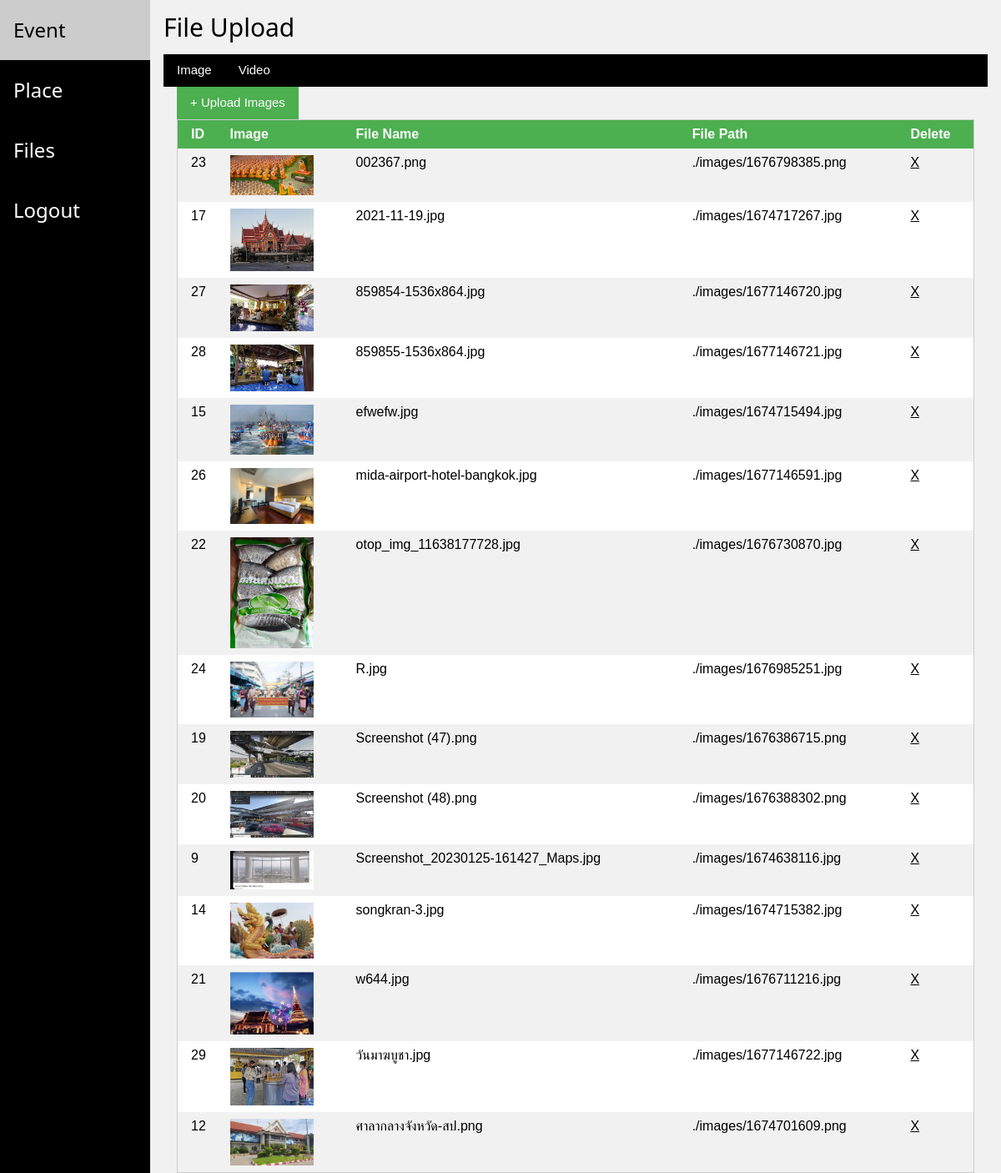
Before: /travel_be/index.php?page=files (signed in) with the older database file.
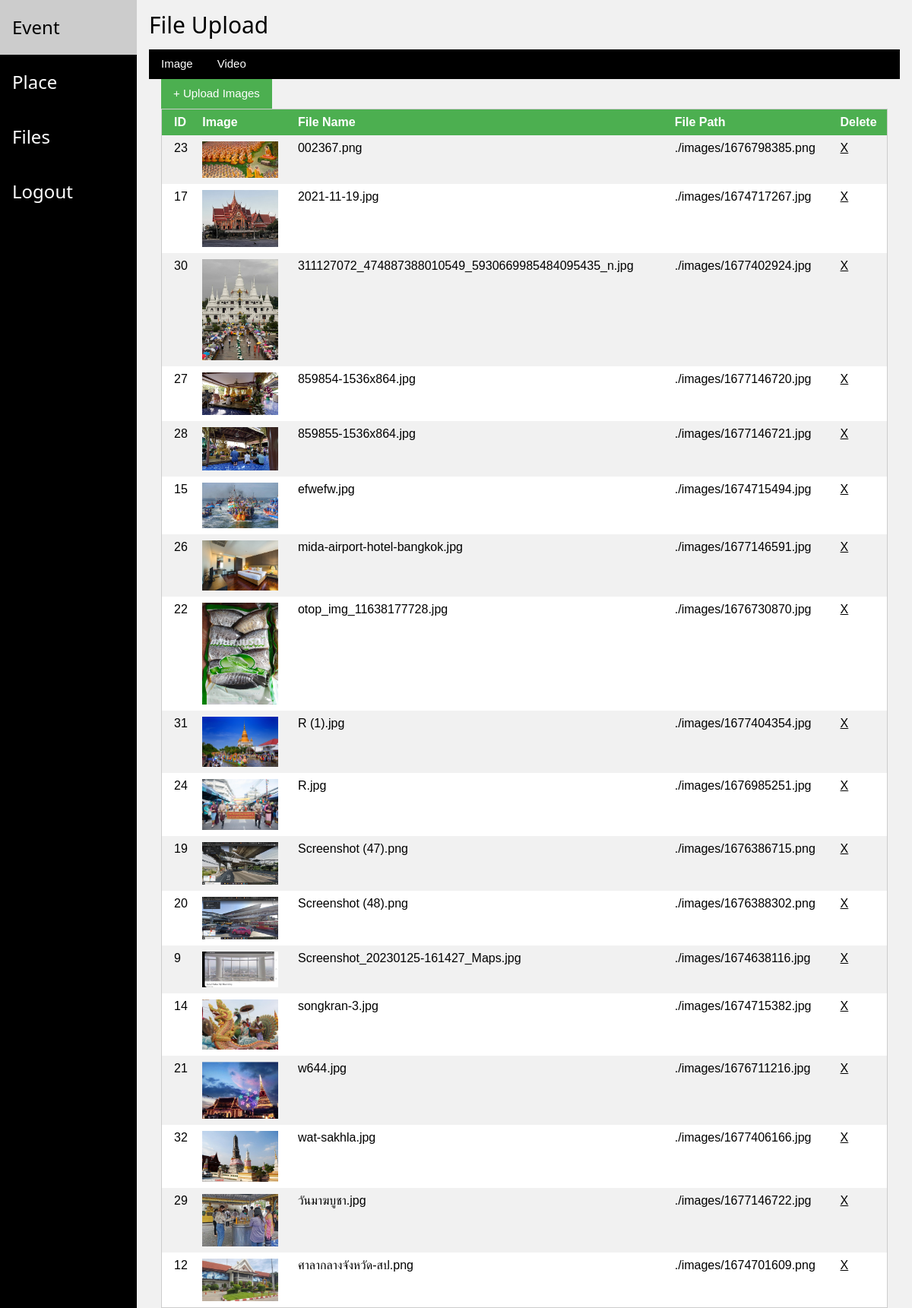
After: the same page with the newer database file.
### tables this page shows
CREATE TABLE `table_file` (
  `file_id` int(10) UNSIGNED NOT NULL,
  `file_name` text NOT NULL,
  `file_path` text NOT NULL,
  `file_uploader` int(11) NOT NULL,
  `file_type` tinytext NOT NULL
);

### travel_be/fileUpload/list_image.php (the view, shortened to what this page needs)
<?php
$stmt2 = $conn->prepare("SELECT * FROM table_file WHERE (? = 1 or file_uploader = ?) AND file_type = 'image' ORDER BY file_name ASC");
$stmt2->bind_param("ss",$user_info["us_superuser"],$user_info["us_id"]);
$stmt2->execute();
$result2 = $stmt2->get_result();
?>
<table class="w3-table w3-striped w3-border w3-white">
	<tr class="w3-green">
		<th> ID </th><th> Image </th><th> File Name </th><th> File Path</th><th> Delete </th>
	</tr>
<?php
if($result2){
	while($row = $result2->fetch_array(MYSQLI_ASSOC)){
		?>
		<tr>
			<td><?=$row["file_id"]?></td>
			<td><img width="100" src="./../travel_fe/images/<?=$row['file_path']?>" onclick="dom_image_review_img.src=this.src; dom_image_review.style.display='block';"></td>
			<td><?=$row["file_name"]?></td>
			<td><?="./images/".$row["file_path"]?></td>
			<td><a href="./index.php?page=DELETE_FILE&delid=<?=$row["file_id"];?>"> X </a></td>
		</tr>
		<?php
	}
}
?>
</table>

### travel_be/index.php (shortened to what this page needs)
<?php
if(isset($_GET["page"])){
	$page_id = $_GET["page"];
}
?>
<html>
	<link rel="stylesheet" href="./css/w3.css">
	<link rel="stylesheet" href="https://cdnjs.cloudflare.com/ajax/libs/font-awesome/4.7.0/css/font-awesome.min.css">
	<body class="w3-light-grey">
		<?php include("./tab/index.php"); ?>
	</body>
</html>

### travel_be/tab/index.php (shortened to what this page needs)
<div class="w3-sidebar w3-bar-block w3-black" style="width: 15%;">
	<a href="index.php?page=event" class="w3-bar-item w3-button"> <h3>Event</h3> </a>
	<a href="index.php?page=place" class="w3-bar-item w3-button"> <h3>Place</h3> </a>
	<a href="index.php?page=files" class="w3-bar-item w3-button"> <h3>Files</h3> </a>
	<a href="logout.php" class="w3-bar-item w3-button"><h3>Logout</h3></a>
</div>
<div style="margin-left:15%;">
<?php
	switch($page_id){
		case "files" : require("./fileUpload/index.php");break;
	}
?>
</div>

### travel_be/fileUpload/index.php (shortened to what this page needs)
<?php
require("./fileUpload/video_upload.php");
$stmt1 = $conn->prepare("SELECT us_id,us_superuser FROM table_user WHERE us_name = ? AND us_pass = ?");
$stmt1->bind_param("ss",...getUserAndPass());
$stmt1->execute();
$result1 = $stmt1->get_result();
$user_info = $result1->fetch_all(MYSQLI_ASSOC)[0];
?>
<div class="w3-container">
	<h2> File Upload </h2>
	<div class="w3-bar w3-black">
		<button onclick="select_image_tab();" class="w3-button w3-bar-item"> Image </button>
		<button onclick="select_video_tab();" class="w3-button w3-bar-item"> Video </button>
	</div>
	<div class="w3-container" id="dom_image_tab">
		<button onclick="dom_imageUpload.style.display='block';" class="w3-button w3-green"> + Upload Images </button>
		<?php
		include("./fileUpload/list_image.php");
		?>
	</div>
</div>

### travel_be/css/w3.css (style rules this page uses)
*,*:before,*:after { box-sizing:inherit }
html { -ms-text-size-adjust:100%;-webkit-text-size-adjust:100% }
body { margin:0 }
a { background-color:transparent }
img { border-style:none }
button,input,select,textarea,optgroup { font:inherit;margin:0 }
button,input { overflow:visible }
button,select { text-transform:none }
button,[type=button],[type=reset],[type=submit] { -webkit-appearance:button }
html,body { font-family:Verdana,sans-serif;font-size:15px;line-height:1.5 }
html { overflow-x:hidden }
h2 { font-size:30px }
h3 { font-size:24px }
h1,h2,h3,h4,h5,h6 { font-family:"Segoe UI",Arial,sans-serif;font-weight:400;margin:10px 0 }
img { vertical-align:middle }
a { color:inherit }
.w3-table,.w3-table-all { border-collapse:collapse;border-spacing:0;width:100%;display:table }
.w3-striped tbody tr:nth-child(even) { background-color:#f1f1f1 }
.w3-table td,.w3-table th,.w3-table-all td,.w3-table-all th { padding:8px 8px;display:table-cell;text-align:left;vertical-align:top }
.w3-table th:first-child,.w3-table td:first-child,.w3-table-all th:first-child,.w3-table-all td:first-child { padding-left:16px }
.w3-btn,.w3-button { border:none;display:inline-block;padding:8px 16px;vertical-align:middle;overflow:hidden;text-decoration:none;color:inherit;background-color:inherit;text-align:center;cursor:pointer;white-space:nowrap }
.w3-btn,.w3-button { -webkit-touch-callout:none;-webkit-user-select:none;-khtml-user-select:none;-moz-user-select:none;-ms-user-select:none;user-select:none }
.w3-sidebar { height:100%;width:200px;background-color:#fff;position:fixed!important;z-index:1;overflow:auto }
.w3-bar { width:100%;overflow:hidden }
.w3-bar .w3-bar-item { padding:8px 16px;float:left;width:auto;border:none;display:block;outline:0 }
.w3-bar .w3-button { white-space:normal }
.w3-bar-block .w3-bar-item { width:100%;display:block;padding:8px 16px;text-align:left;border:none;white-space:normal;float:none;outline:0 }
.w3-container:after,.w3-container:before,.w3-panel:after,.w3-panel:before,.w3-row:after,.w3-row:before,.w3-row-padding:after,.w3-row-padding:before, .w3-cell-row:before,.w3-cell-row:after,.w3-clear:after,.w3-clear:before,.w3-bar:before,.w3-bar:after { content:"";display:table;clear:both }
.w3-container,.w3-panel { padding:0.01em 16px }
.w3-border { border:1px solid #ccc!important }
.w3-green,.w3-hover-green:hover { color:#fff!important;background-color:#4CAF50!important }
.w3-white,.w3-hover-white:hover { color:#000!important;background-color:#fff!important }
.w3-black,.w3-hover-black:hover { color:#fff!important;background-color:#000!important }
.w3-light-grey,.w3-hover-light-grey:hover,.w3-light-gray,.w3-hover-light-gray:hover { color:#000!important;background-color:#f1f1f1!important }

Changed rows visible on the page:
added table_file: file_id "30", file_path (picture), file_name "311127072_474887388010549_5930669985484095435_n.jpg", file_path "1677402924.jpg"
added table_file: file_id "31", file_path (picture), file_name "R (1).jpg", file_path "1677404354.jpg"
added table_file: file_id "32", file_path (picture), file_name "wat-sakhla.jpg", file_path "1677406166.jpg"
